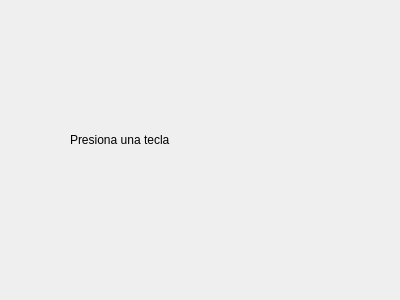
<?xml version="1.0" encoding="UTF-8"?>
<ui version="4.0">
 <class>Dialog</class>
 <widget class="QDialog" name="Dialog">
  <property name="geometry">
   <rect>
    <x>0</x>
    <y>0</y>
    <width>400</width>
    <height>300</height>
   </rect>
  </property>
  <property name="windowTitle">
   <string>Dialog</string>
  </property>
  <widget class="QLabel" name="label">
   <property name="geometry">
    <rect>
     <x>70</x>
     <y>130</y>
     <width>131</width>
     <height>20</height>
    </rect>
   </property>
   <property name="text">
    <string>Presiona una tecla</string>
   </property>
  </widget>
 </widget>
 <resources/>
 <connections/>
</ui>
